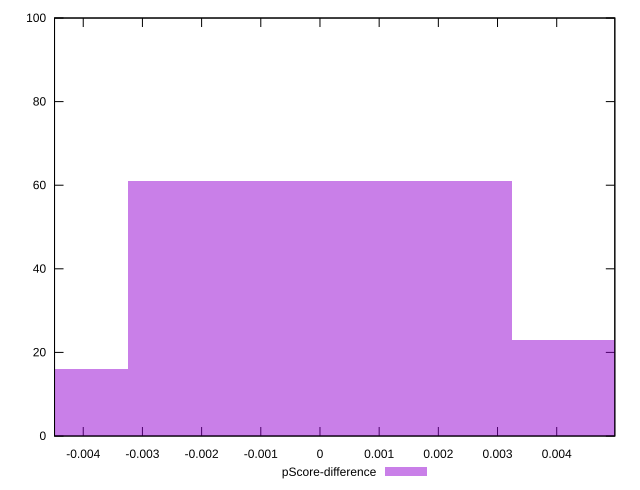

Reproduce this figure in gnuplot.
reset

$pScoreDifference <<EOF
0.006482983984550853 23
0 61
-0.006482983984550853 16
EOF

set key outside below
set boxwidth 0.006482983984550853
set xrange [-0.00448512412864871:0.004981925783359958]
set yrange [0:100]
set trange [0:100]
set style fill transparent solid 0.5 noborder
set terminal svg size 640, 490 enhanced background rgb 'white'
set output "report_00009_2021-02-08T22-37-41.559Z/estimated-input-latency/samples/pages/pScore-difference/histogram.svg"

plot $pScoreDifference title "pScore-difference" with boxes

reset
